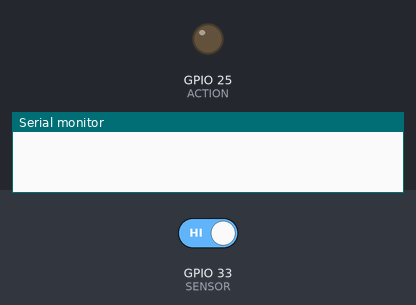
This program was run on a simulated ESP32. On the bench: output pins drawn as LEDs (lit = HIGH), the last lines printed to the serial monitor. The inputs (shaded band) are chosen by the test bench; at power-on: GPIO 33 (SENSOR) HIGH.

Above: at 1.2 s.
1.3 s: GPIO 33 (SENSOR) driven LOW
At 1.9 s:
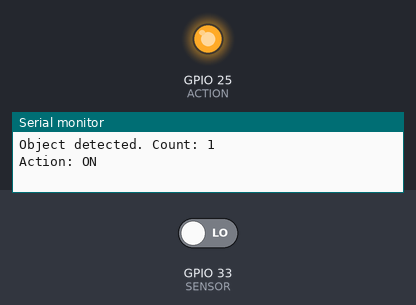
4.3 s: GPIO 33 (SENSOR) driven HIGH
At 5.1 s:
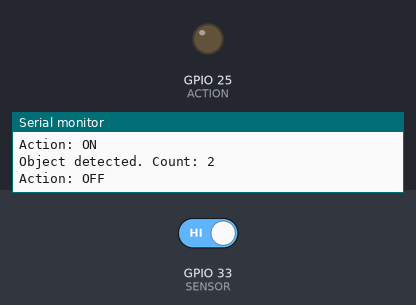
Timing chart, 0 to 7.3 s (numbered marks = the images above; inputs shaded):
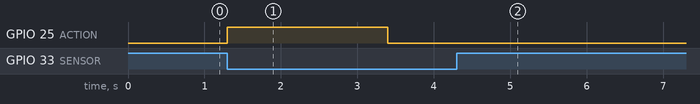

The program:

main.cpp
```cpp
#include <Arduino.h>

#define SENSOR 33 // define pin 2 for sensor
#define ACTION 25 // define pin 9 as for ACTION

int objectCount = 0; // variable to track the number of objects detected

void setup() {
  Serial.begin(9600); // setup Serial Monitor to display information
  pinMode(SENSOR, INPUT_PULLUP); // define pin as input for the sensor
  pinMode(ACTION, OUTPUT); // define pin as output for ACTION
  digitalWrite(ACTION, LOW); // turn off the action initially
}

void loop() {
  int L = digitalRead(SENSOR); // read the sensor

  if (L == 0) {
    objectCount++; // increment the object count
    Serial.print("Object detected. Count: ");
    Serial.println(objectCount);

    // Check if the object count is odd or even
    if (objectCount % 2 == 1) {
      digitalWrite(ACTION, HIGH); // turn on the action
      Serial.println("Action: ON");
    } else {
      digitalWrite(ACTION, LOW); // turn off the action
      Serial.println("Action: OFF");
    }

    delay(2000); // delay to avoid counting multiple objects
  }

  delay(100); // add a small delay before the next iteration
}
```

Measured:
- after the input at 1.3 s, GPIO 25 (ACTION): LOW → HIGH at once, → LOW 2.1 s later
- after the input at 4.3 s, GPIO 25 (ACTION): stays LOW (without the input it goes to HIGH after 1.2 s)
